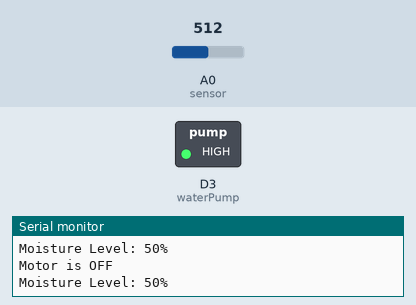
This sketch was run on a simulated ESP8266 (NodeMCU). Parts: switched loads named in the sketch (green lamp = pin HIGH), the last lines printed to the serial monitor. The inputs (shaded band) are chosen by the test bench; at power-on: A0 (sensor) = 512. WiFi joins after 1.5 s; servers stay silent unless stated.

Above: at 8.0 s.
8.1 s: A0 (sensor) set to 602
10.0 s: A0 (sensor) set to 617
At 11.7 s:
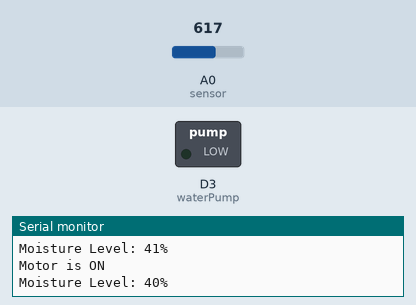
12.3 s: A0 (sensor) set to 511
At 13.2 s:
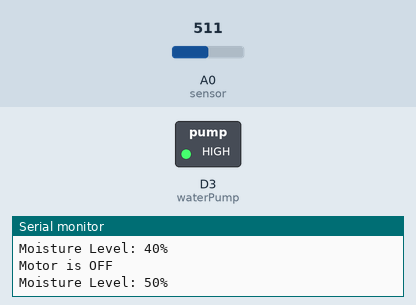
14.3 s: A0 (sensor) set to 716
At 16.0 s:
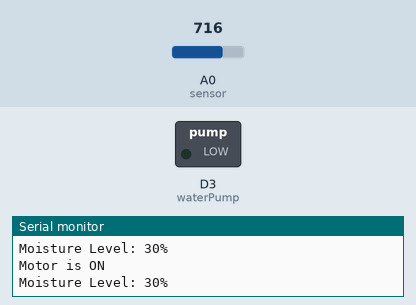
Timing chart, 0 to 17.3 s (numbered marks = the images above; inputs shaded):
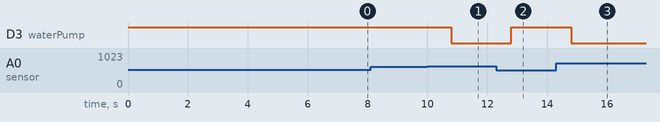

The sketch:

Plant_watering_system_with_new_blynk_update.ino
```cpp
#define BLYNK_TEMPLATE_ID "TMPL3P-L9MaHF"
#define BLYNK_TEMPLATE_NAME "Automatic water irrigation system"
#define BLYNK_AUTH_TOKEN "MDSV9Qr5LVV_1qsqwP46rxAcBIdLCw2M"
#define BLYNK_PRINT Serial
#include <ESP8266WiFi.h>
#include <BlynkSimpleEsp8266.h>


// Blynk Auth Token, Wi-Fi SSID, and password
char ssid[] = "sidd phone";  // Enter your Wi-Fi name (SSID)
char pass[] = "123456789";                          // Enter your Wi-Fi password

BlynkTimer timer;
bool Relay = 0;

// Define component pins
#define sensor A0       // Moisture sensor pin
#define waterPump D3    // Water pump control pin

void setup() {
  Serial.begin(9600);
  pinMode(waterPump, OUTPUT);
  digitalWrite(waterPump, HIGH);  // Ensure water pump is off initially

  // Connect to Blynk Cloud
  Blynk.begin(BLYNK_AUTH_TOKEN, ssid, pass, "blynk.cloud", 80);

  // Set a timer to check soil moisture every 1 second (1000 milliseconds)
  timer.setInterval(1000L, soilMoistureSensor);

  // Indicate system setup is complete
  Serial.println("System Loading...");

  delay(5000); // Simulate system loading time
  Serial.println("System Loaded");
}

// Handle Blynk virtual button for pump control (on V1)
BLYNK_WRITE(V1) {
  Relay = param.asInt();
 if (Relay == 1) {
    digitalWrite(waterPump, LOW);  // Turn the motor on
  } else {
    digitalWrite(waterPump, HIGH);  // Turn the motor off
  }

}

// Read soil moisture sensor and send data to Blynk
void soilMoistureSensor() {
  int value = analogRead(sensor);  // Read analog value from moisture sensor
  value = map(value, 0, 1024, 0, 100);  // Map the sensor value to a percentage
  value = (value - 100) * -1;  // Invert the value to show correct percentage
 if (value <= 40) {
    digitalWrite(waterPump, LOW);  // Turn ON the water pump
    Serial.println("Motor is ON");
  } else {
    digitalWrite(waterPump, HIGH); // Turn OFF the water pump
    Serial.println("Motor is OFF");
  }
  Blynk.virtualWrite(V0, value);  // Send moisture level to Blynk on V0
  Serial.print("Moisture Level: ");
  Serial.print(value);
  Serial.println("%");
}

void loop() {
  Blynk.run();  // Run Blynk connection
  timer.run();  // Run the timer for moisture sensor
}
```

Measured:
- the behaviour switches between 609 and 610 on A0 (sensor) (found by bisection; images 0 and 1)
- after the input at 10.0 s, D3 (waterPump): HIGH → LOW after 0.80 s
- after the input at 12.3 s, D3 (waterPump): LOW → HIGH after 0.50 s
- after the input at 14.3 s, D3 (waterPump): HIGH → LOW after 0.50 s
